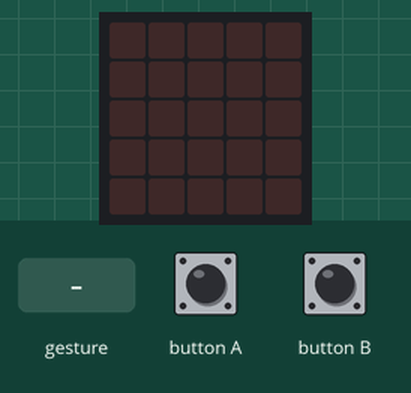
Recording of a program running on a simulated BBC micro:bit (MakeCode). Parts: the board's 5×5 LED display. The test bench sets the inputs (shaded band). Random numbers come from a fixed seed; a tilt is held for 1.5 s and a shake lasts 1 s, then the board lies face up again.

Above: at 1.2 s.
1.3 s: button B pressed for 0.15 s
At 2.3 s:
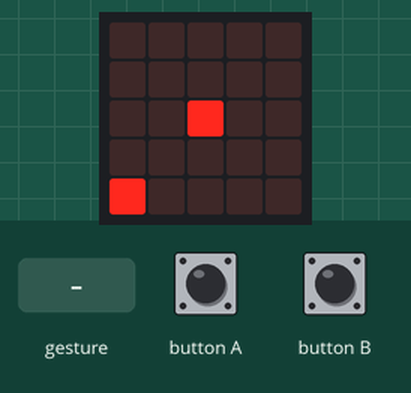
4.3 s: button A pressed for 0.15 s
At 6.3 s:
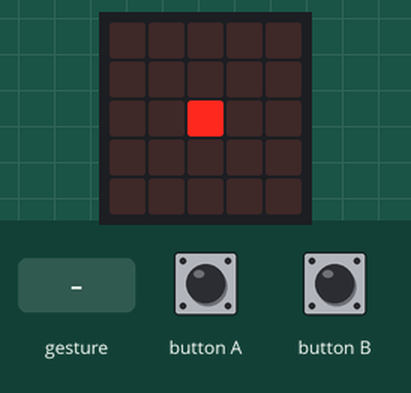
6.7 s: gesture 'shake'
At 7.4 s:
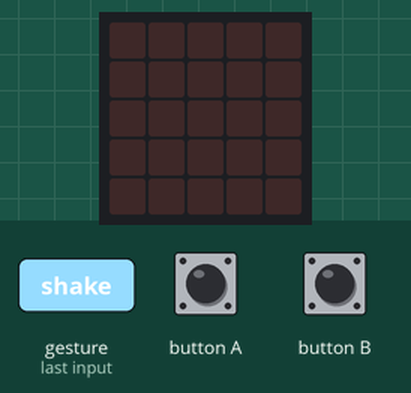
8.4 s: button B pressed for 0.15 s
At 9.4 s:
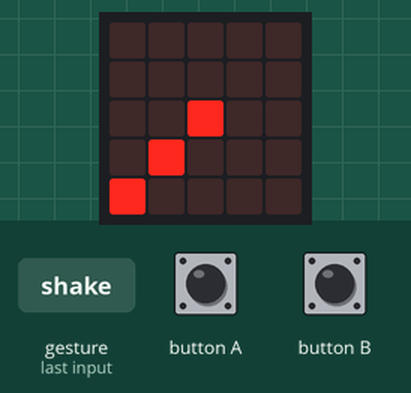
11.5 s: button A pressed for 0.15 s
At 13.5 s:
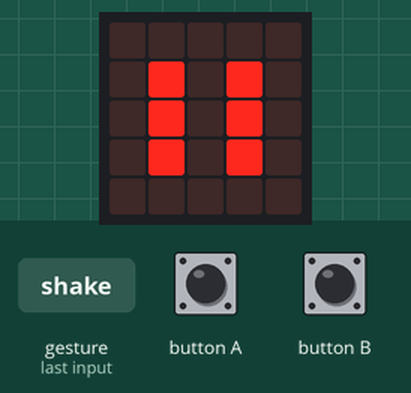
13.8 s: button B pressed for 0.15 s
At 14.9 s:
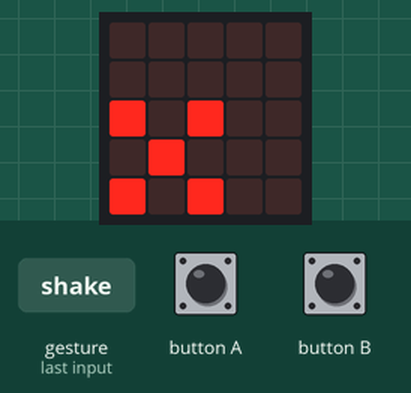
Timing chart, 0 to 16.8 s (numbered marks = the images above; inputs shaded):
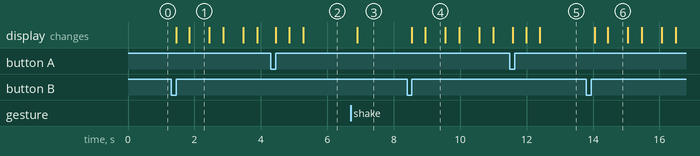

The program:

main.ts
```typescript
input.onButtonPressed(Button.A, function () {
    dado1 = Math.round(randint(50, 649) / 100)
    modo = 1
    basic.showLeds(`
        . . . . .
        . # # # .
        . # # # .
        . # # # .
        . . . . .
        `)
    basic.pause(200)
})
input.onGesture(Gesture.Shake, function () {
    modo = 0
    dado1 = 1
    dado2 = 1
    basic.clearScreen()
})
input.onButtonPressed(Button.B, function () {
    dado1 = Math.round(randint(50, 649) / 100)
    dado2 = Math.round(randint(50, 649) / 100)
    modo = 2
    basic.showLeds(`
        . . # # #
        . . # # #
        # # # # #
        # # # . .
        # # # . .
        `)
    basic.pause(200)
})
let dado2 = 0
let dado1 = 0
let modo = 0
modo = 0
dado1 = 1
dado2 = 1
basic.forever(function () {
    if (modo == 1) {
        if (dado1 == 1) {
            basic.showLeds(`
                . . . . .
                . . . . .
                . . # . .
                . . . . .
                . . . . .
                `)
        } else if (dado1 == 2) {
            basic.showLeds(`
                . . . . .
                . . . # .
                . . . . .
                . # . . .
                . . . . .
                `)
        } else if (dado1 == 3) {
            basic.showLeds(`
                . . . . .
                . . . # .
                . . # . .
                . # . . .
                . . . . .
                `)
        } else if (dado1 == 4) {
            basic.showLeds(`
                . . . . .
                . # . # .
                . . . . .
                . # . # .
                . . . . .
                `)
        } else if (dado1 == 5) {
            basic.showLeds(`
                . . . . .
                . # . # .
                . . # . .
                . # . # .
                . . . . .
                `)
        } else {
            basic.showLeds(`
                . . . . .
                . # . # .
                . # . # .
                . # . # .
                . . . . .
                `)
        }
    } else if (modo == 2) {
        if (dado1 == 1) {
            basic.showLeds(`
                . . . . .
                . . . . .
                . . . . .
                . # . . .
                . . . . .
                `)
        } else if (dado1 == 2) {
            basic.showLeds(`
                . . . . .
                . . . . .
                . . # . .
                . . . . .
                # . . . .
                `)
        } else if (dado1 == 3) {
            basic.showLeds(`
                . . . . .
                . . . . .
                . . # . .
                . # . . .
                # . . . .
                `)
        } else if (dado1 == 4) {
            basic.showLeds(`
                . . . . .
                . . . . .
                # . # . .
                . . . . .
                # . # . .
                `)
        } else if (dado1 == 5) {
            basic.showLeds(`
                . . . . .
                . . . . .
                # . # . .
                . # . . .
                # . # . .
                `)
        } else {
            basic.showLeds(`
                . . . . .
                . . . . .
                # . # . .
                # . # . .
                # . # . .
                `)
        }
        basic.pause(200)
        if (dado2 == 1) {
            basic.showLeds(`
                . . . . .
                . . . # .
                . . . . .
                . . . . .
                . . . . .
                `)
        } else if (dado2 == 2) {
            basic.showLeds(`
                . . . . #
                . . . . .
                . . # . .
                . . . . .
                . . . . .
                `)
        } else if (dado2 == 3) {
            basic.showLeds(`
                . . . . #
                . . . # .
                . . # . .
                . . . . .
                . . . . .
                `)
        } else if (dado2 == 4) {
            basic.showLeds(`
                . . # . #
                . . . . .
                . . # . #
                . . . . .
                . . . . .
                `)
        } else if (dado2 == 5) {
            basic.showLeds(`
                . . # . #
                . . . # .
                . . # . #
                . . . . .
                . . . . .
                `)
        } else {
            basic.showLeds(`
                . . # . #
                . . # . #
                . . # . #
                . . . . .
                . . . . .
                `)
        }
    } else {
        basic.clearScreen()
    }
})
```

test.ts
```typescript
// testes vão aqui; isto não será compilado quando este pacote for usado como uma extensão.
```

Measured:
- after the input at 1.3 s, the display: first changes after 0.15 s (image 1 shows a later state)
- after the input at 6.7 s, the display: changes after 0.20 s (image 3)
- after the input at 8.4 s, the display: first changes after 0.15 s (image 4 shows a later state)
- after the input at 13.8 s, the display: first changes after 0.25 s (image 6 shows a later state)
- what the display in image 1 shows lasts 0.6 s, from 1.9 s to 2.5 s
